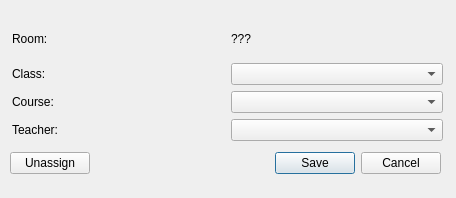
<?xml version="1.0" encoding="UTF-8"?>
<ui version="4.0">
 <class>EntryEdit</class>
 <widget class="QDialog" name="EntryEdit">
  <property name="geometry">
   <rect>
    <x>0</x>
    <y>0</y>
    <width>456</width>
    <height>198</height>
   </rect>
  </property>
  <property name="windowTitle">
   <string>Dialog</string>
  </property>
  <widget class="QWidget" name="layoutWidget">
   <property name="geometry">
    <rect>
     <x>12</x>
     <y>20</y>
     <width>431</width>
     <height>121</height>
    </rect>
   </property>
   <layout class="QGridLayout" name="gridLayout">
    <item row="0" column="0">
     <widget class="QLabel" name="label_4">
      <property name="text">
       <string>Room:</string>
      </property>
     </widget>
    </item>
    <item row="0" column="1">
     <widget class="QLabel" name="label_5">
      <property name="text">
       <string>???</string>
      </property>
     </widget>
    </item>
    <item row="1" column="0">
     <widget class="QLabel" name="label">
      <property name="sizePolicy">
       <sizepolicy hsizetype="Minimum" vsizetype="Minimum">
        <horstretch>0</horstretch>
        <verstretch>0</verstretch>
       </sizepolicy>
      </property>
      <property name="text">
       <string>Class:</string>
      </property>
     </widget>
    </item>
    <item row="1" column="1">
     <widget class="QComboBox" name="comboBox">
      <property name="currentIndex">
       <number>-1</number>
      </property>
     </widget>
    </item>
    <item row="2" column="0">
     <widget class="QLabel" name="label_2">
      <property name="text">
       <string>Course:</string>
      </property>
     </widget>
    </item>
    <item row="2" column="1">
     <widget class="QComboBox" name="comboBox_2"/>
    </item>
    <item row="3" column="0">
     <widget class="QLabel" name="label_3">
      <property name="text">
       <string>Teacher:</string>
      </property>
     </widget>
    </item>
    <item row="3" column="1">
     <widget class="QComboBox" name="comboBox_3"/>
    </item>
   </layout>
  </widget>
  <widget class="QWidget" name="layoutWidget">
   <property name="geometry">
    <rect>
     <x>10</x>
     <y>150</y>
     <width>431</width>
     <height>27</height>
    </rect>
   </property>
   <layout class="QHBoxLayout" name="horizontalLayout">
    <item>
     <widget class="QPushButton" name="pushButton_2">
      <property name="text">
       <string>Unassign</string>
      </property>
     </widget>
    </item>
    <item>
     <spacer name="horizontalSpacer">
      <property name="orientation">
       <enum>Qt::Horizontal</enum>
      </property>
      <property name="sizeHint" stdset="0">
       <size>
        <width>40</width>
        <height>20</height>
       </size>
      </property>
     </spacer>
    </item>
    <item>
     <widget class="QDialogButtonBox" name="buttonBox">
      <property name="standardButtons">
       <set>QDialogButtonBox::Cancel|QDialogButtonBox::Save</set>
      </property>
     </widget>
    </item>
   </layout>
  </widget>
 </widget>
 <resources/>
 <connections/>
</ui>
